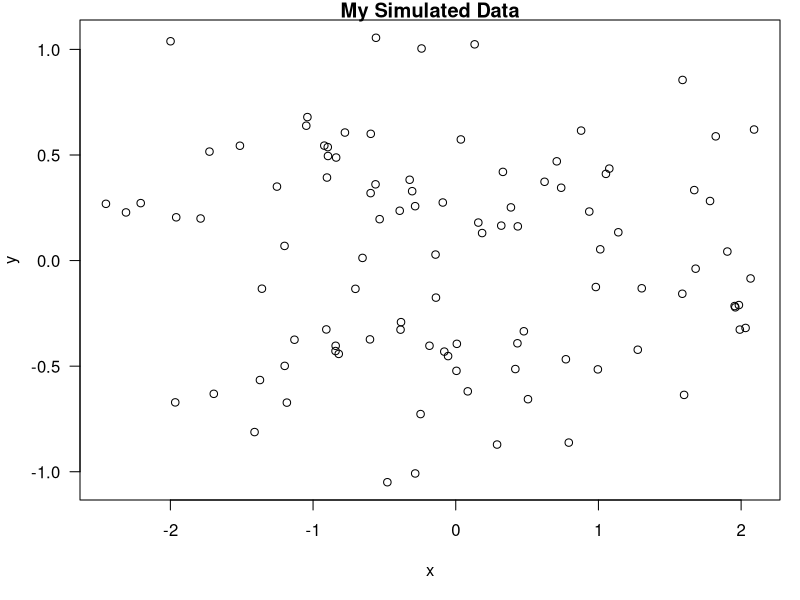

The R source for this figure:
## ---- chunk 1
set.seed(2)
x <- rnorm(100)
y <- rnorm(100, sd = 0.5)
## ---- chunk 2
library(lubridate)
time <- ydm_hms(Sys.time())
## ---- chunk 3
par(mar = c(5,4,1,1), las = 1) # las means = the style of axis labels 
plot(x,y, main = "My Simulated Data")
## ---- chunk 4
fit <-  lm(Ozone ~ Wind + Temp + Solar.R, data = airquality)
## ---- chunk 5
#results='asis' important; na dile output html code a ase
library(xtable)
xt <- xtable(summary(fit))
print(xt, type = "html")
